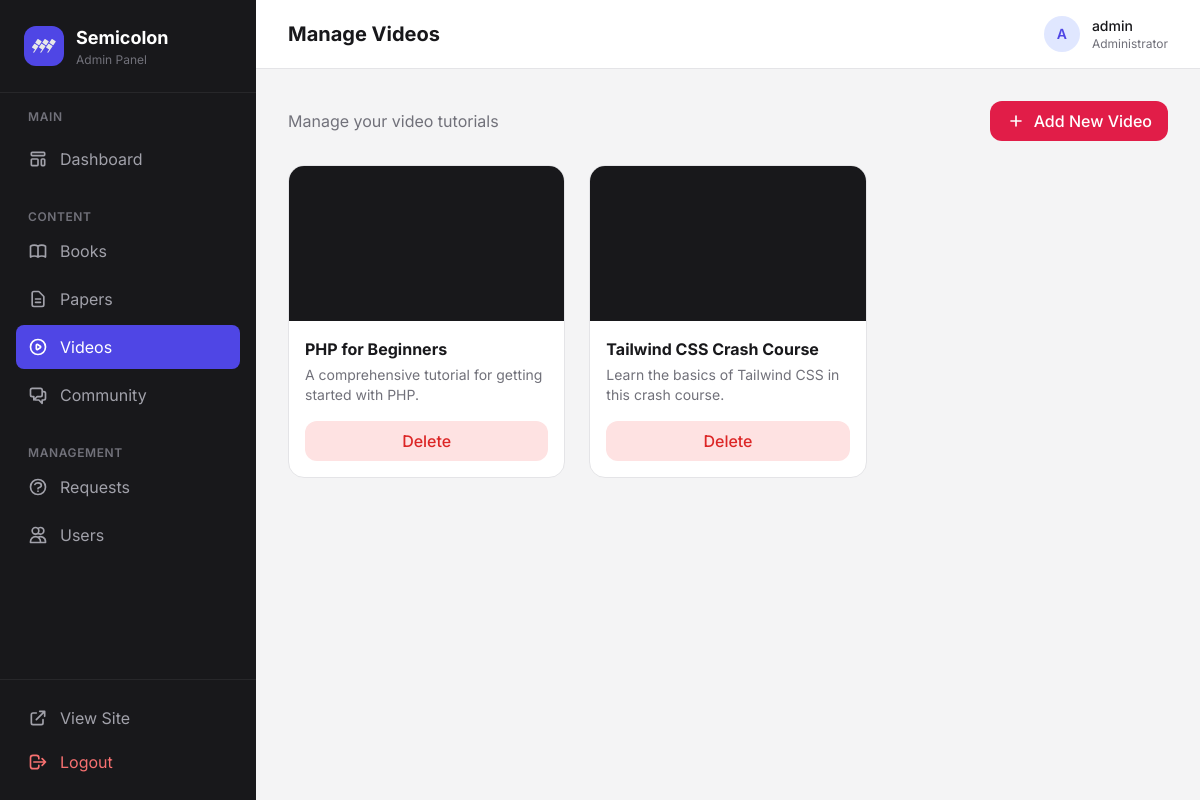
/admin/videos.php (signed in), run on the app's committed database.
### tables this page shows
CREATE TABLE `videos` (
  `id` int(11) NOT NULL AUTO_INCREMENT,
  `title` varchar(255) NOT NULL,
  `description` text DEFAULT NULL,
  `youtube_url` text NOT NULL,
  `slug` varchar(255) DEFAULT NULL,
  `created_at` timestamp NOT NULL DEFAULT current_timestamp(),
  PRIMARY KEY (`id`),
  UNIQUE KEY `slug` (`slug`)
);

### admin/videos.php (the view, shortened to what this page needs)
<?php
require_once '../includes/db.php';
$result = $conn->query("SELECT * FROM videos ORDER BY created_at DESC");
$videos = $result->fetch_all(MYSQLI_ASSOC);
$showForm = isset($_GET['add']);
include 'header.php';
?>
<div class="flex justify-between items-center mb-6">
    <p class="text-zinc-500">Manage your video tutorials</p>
    <?php if (!$showForm): ?>
        <a href="videos.php?add=1" class="inline-flex items-center gap-2 px-4 py-2 bg-rose-600 text-white rounded-xl font-medium hover:bg-rose-700 transition">
            <svg xmlns="http://www.w3.org/2000/svg" class="h-5 w-5" fill="none" viewBox="0 0 24 24" stroke="currentColor" stroke-width="2">
                <path stroke-linecap="round" stroke-linejoin="round" d="M12 6v6m0 0v6m0-6h6m-6 0H6" />
            </svg>
            Add New Video
        </a>
    <?php else: ?>
        <a href="videos.php" class="inline-flex items-center gap-2 px-4 py-2 border border-zinc-200 text-zinc-700 rounded-xl font-medium hover:bg-zinc-50 transition">
            Cancel
        </a>
    <?php endif; ?>
</div>
<div class="grid grid-cols-1 md:grid-cols-2 lg:grid-cols-3 gap-6">
    <?php if (empty($videos)): ?>
        <div class="col-span-full bg-white rounded-2xl border border-zinc-200 p-12 text-center text-zinc-500">
            No videos found. Add your first video!
        </div>
    <?php else: ?>
        <?php foreach ($videos as $video):
            $video_content = $video['youtube_url'];
            $is_iframe = (strpos(trim($video_content), '<iframe') === 0);
        ?>
            <div class="bg-white rounded-2xl border border-zinc-200 overflow-hidden group">
                <div class="aspect-video bg-zinc-900 flex items-center justify-center overflow-hidden">
                    <?php if ($is_iframe): ?>
                        <div class="w-full h-full [&_iframe]:w-full [&_iframe]:h-full">
                            <?php echo $video_content; ?>
                        </div>
                    <?php endif; ?>
                </div>
                <div class="p-4">
                    <h3 class="font-bold text-zinc-900 mb-1 line-clamp-1"><?php echo htmlspecialchars($video['title']); ?></h3>
                    <p class="text-sm text-zinc-500 line-clamp-2 mb-4"><?php echo htmlspecialchars($video['description']); ?></p>
                    <form action="videos.php" method="post" onsubmit="return confirm('Delete this video?');">
                        <button type="submit" class="w-full py-2 bg-red-100 text-red-600 rounded-xl font-medium hover:bg-red-200 transition">
                            Delete
                        </button>
                    </form>
                </div>
            </div>
        <?php endforeach; ?>
    <?php endif; ?>
</div>
<?php include 'footer.php'; ?>

### admin/assets/css/index.css (style rules this page uses)
:root { --drab-dark-brown: #363020; --walnut-brown: #605c4e; --ecru: #a49966; --sage: #c7c7a6; --white: #ffffff; }

### data on the page
videos: title "PHP for Beginners", description "A comprehensive tutorial for getting started with PHP."
videos: title "Tailwind CSS Crash Course", description "Learn the basics of Tailwind CSS in this crash course."

### other printed values
$titles[$current_page] "Manage Videos"
substr($_SESSION['username'] ?? 'A', 0, 1) "A"
$_SESSION['username'] "admin"
